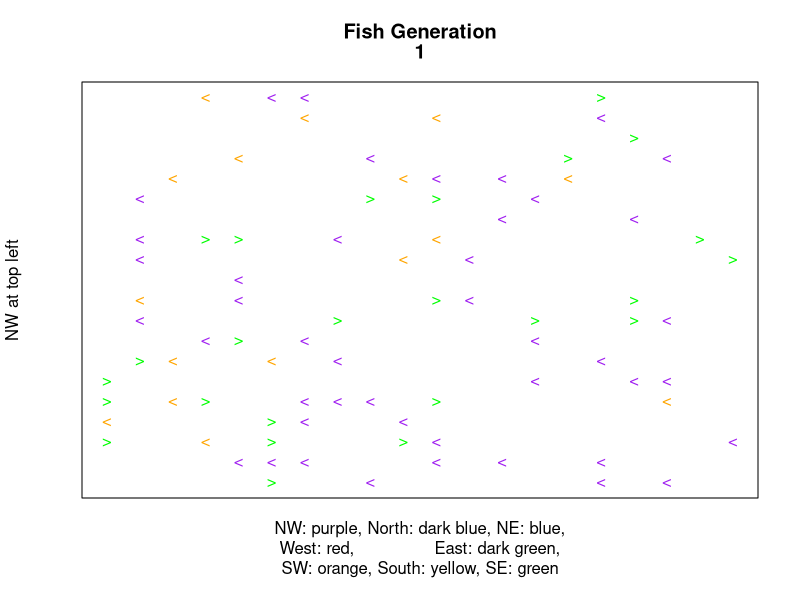
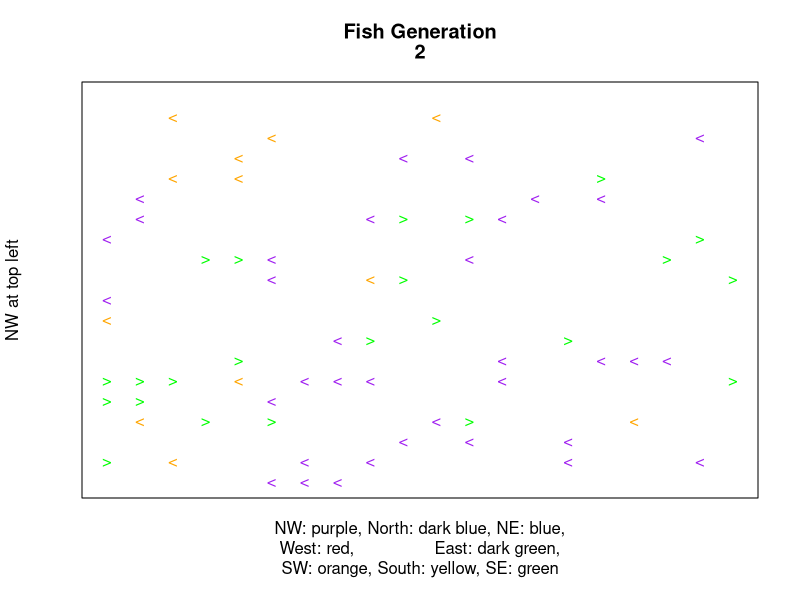
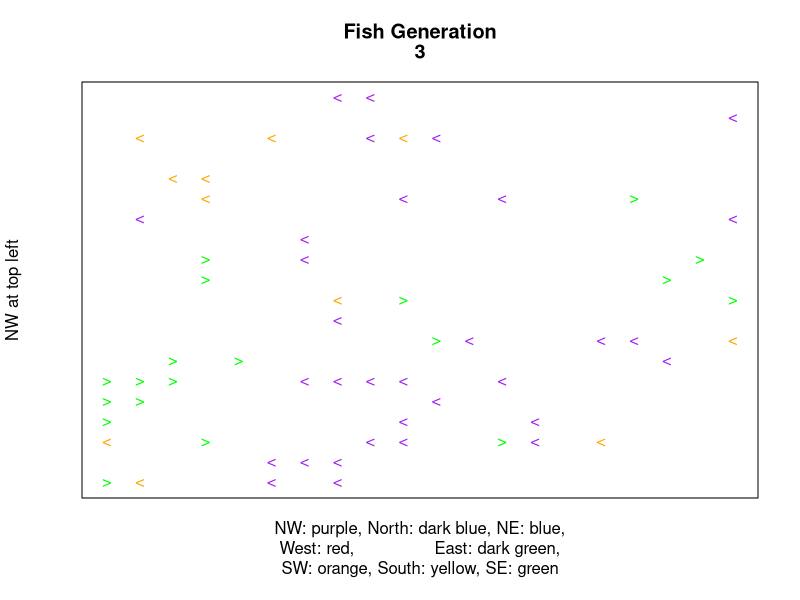
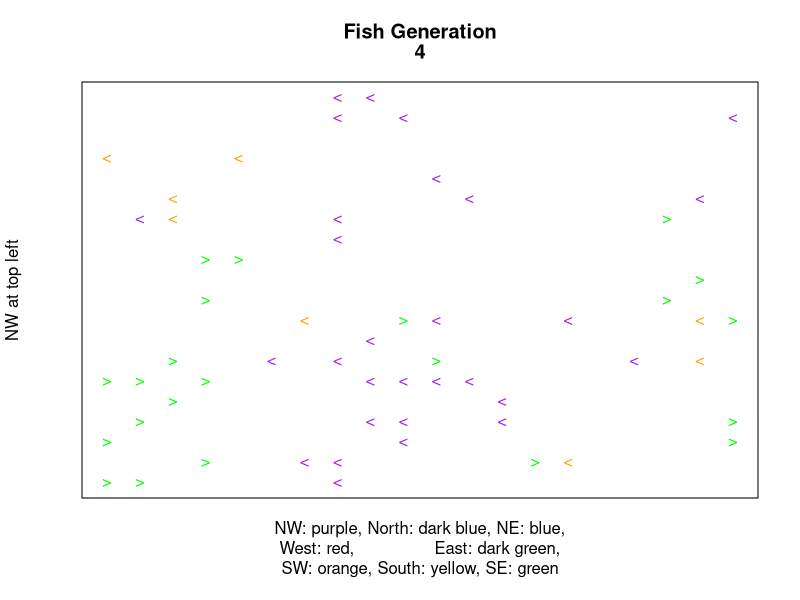
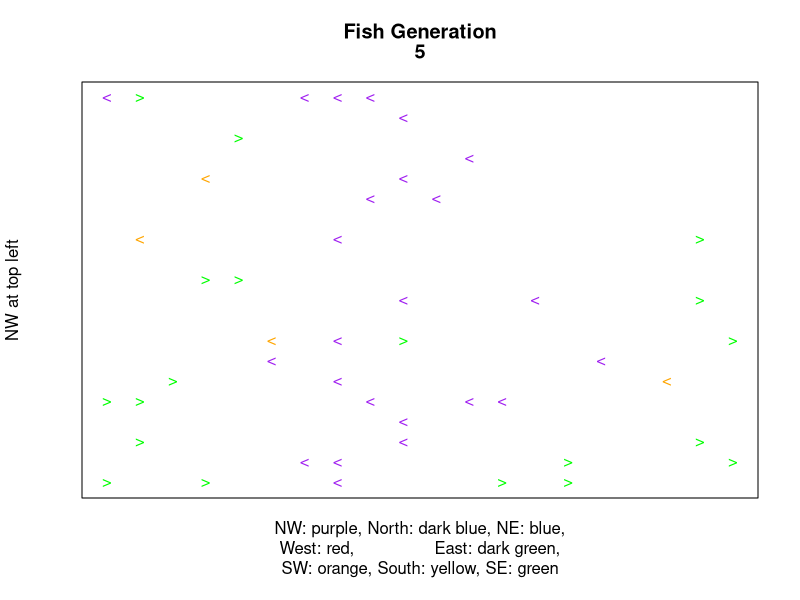
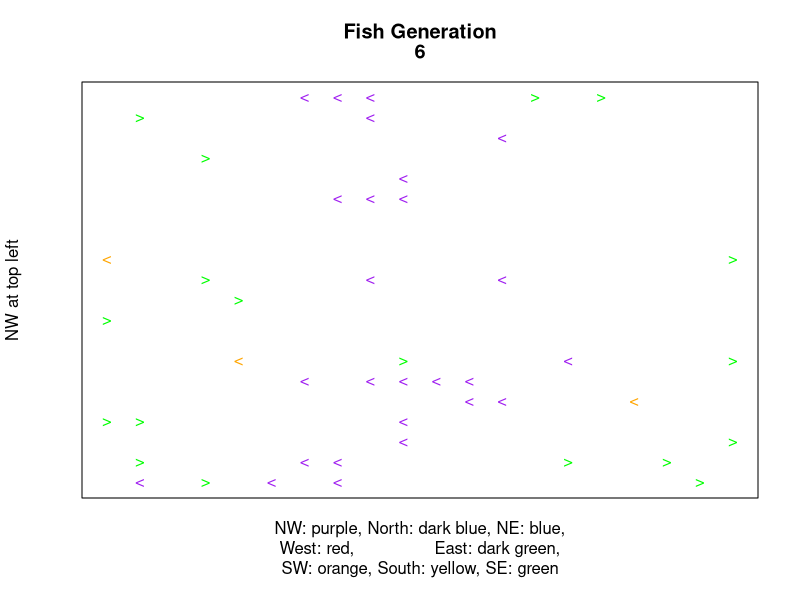
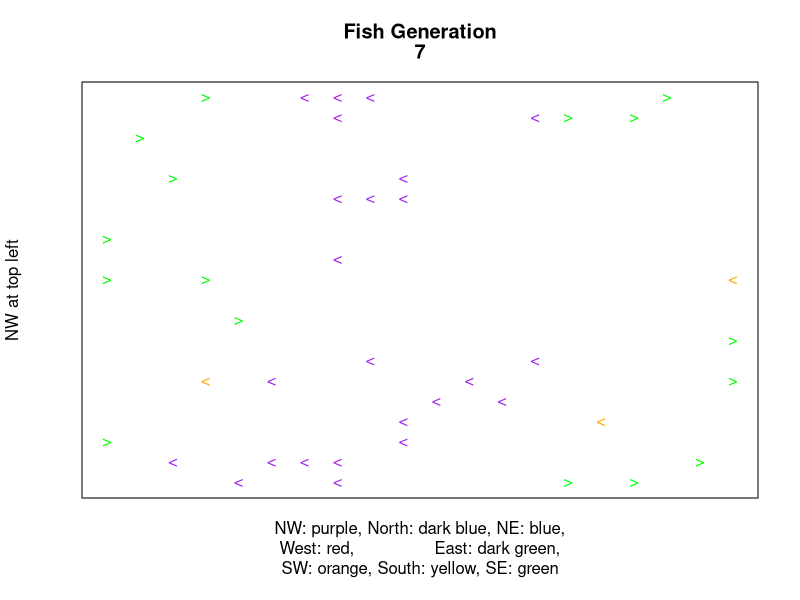
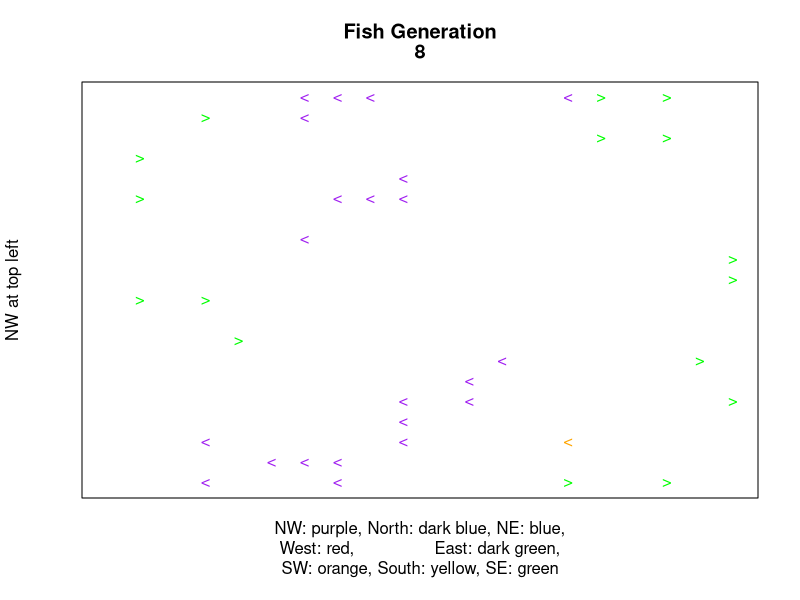

These charts were generated, in order, by the following R code:
# CA Project 
# Module 14.10 - 'Fish Schooling'
# Version 1.4

# uses signif() in get.mean.dir()
# pretty effective schooling behavior
# some issues with display of directionality,
# but display upgraded from previous versions

# does not count self when taking mean 


# ignore cohesion rule
# obey separation rule and alignment rule
# separation takes precedence

# this version's interpretation of separation rule:
# "don't move into the same space on the grid"

# wrap edges

# this version is probably gonna have the 'herky jerky' movement

# possible cell states (by 'cell' I mean 'pair of coords')
EMPTY <- c(0,0)   # unoccupied cell                    #white
#NW <- list(1,-1)     # fish with direction of Northwest   #purple
#NORTH <- list(1,0)   # fish with direction of North       #indigo
#NE <- list(1,1)      # fish with direction of Northeast   #blue
#WEST <- list(0,-1)   # fish with direction of West        #red
#EAST <- list(0,1)    # fish with direction of East        #dark green
#SW <- list(-1,-1)    # fish with direction of Southwest   #orange
#SOUTH <- list(-1,0)  # fish with direction of South       #yellow
#SE <- list(-1,1)     # fish with direction of Southeast   #green

# minimum gap between fish
#gap.size <- 1 # number of empty cells between two occupied cells


# dimensions
size <- 20
gens <- 30 # slices

probability <- 0.3 # to make sure some cells are empty (for initialization)


# FUNCTIONS

# test whether a pair of coords is (0,0)
empty <- function(coords) {
  return(sum(coords==EMPTY)==2)
}

# copy edges to ghost margins
wrap.edges <- function(slice) {
  # wrap top and bottom edges:
  for(i in 1:2) {
    loaf[[slice]][[i]] <- loaf[[slice]][[size+i]]
    loaf[[slice]][[size+i+2]] <- loaf[[slice]][[i+2]]
  }
  # wrap left and right edges:
  for(i in 1:2) {
    for(row in 3:(size+2)) {
      loaf[[slice]][[row]][[i]] <- loaf[[slice]][[row]][[size+i]]
      loaf[[slice]][[row]][[size+2+i]] <- loaf[[slice]][[row]][[i+2]]
    }
  }
  # set corners:
  for(i in 1:2) {
    for(j in 1:2) {
      # top corners
      loaf[[slice]][[i]][[j]] <- loaf[[slice]][[size+i]][[size+j]]
      loaf[[slice]][[i]][[size+j+2]] <- loaf[[slice]][[size+i]][[j+2]]
      # bottom corners
      loaf[[slice]][[size+i+2]][[j]] <- loaf[[slice]][[i+2]][[size+j]]
      loaf[[slice]][[size+i+2]][[size+j+2]] <- loaf[[slice]][[i+2]][[j+2]]
    }
  }
  return(loaf[[slice]])
}

# get mean direction of all neighbors 
# (Moore's neighborhood,  dist 1 )
get.mean.dir <- function(slice,this.r,this.c) {
  #if(empty(loaf[[slice-1]][[this.r]][[this.c]])) { return(EMPTY) }
  dist <- 1
  num.neighbors <- 0
  neighbor.directions <- EMPTY
  for(row in -dist:dist) {
    for(col in -dist:dist) {
      bro.dir <- unlist(loaf[[slice-1]][[this.r+row]][[this.c+col]])
      #if(!(row==0 && col==0) && !empty(bro.dir)){
      if(!empty(bro.dir)) {
        num.neighbors <- num.neighbors + 1
        neighbor.directions <- neighbor.directions + bro.dir
      }
    }
  }
  mean <- signif(neighbor.directions/num.neighbors,0)
  if(num.neighbors==0 || empty(mean)) {
    return( unlist(loaf[[slice-1]][[this.r]][[this.c]]))
  } else { return(mean) }
}

# should keep two fish from moving into the same empty cell
# and keep fish from moving into occupied cell.
okay.to.move <- function(slice,row,col,dest) {
  if(!empty(unlist(loaf[[slice-1]][[dest[1]]][[dest[2]]]))) { return(FALSE) }
  for(r in -1:1) {
    for(c in -1:1) {
      bro.row <- dest[1]+r
      bro.col <- dest[2]+c
      bro.dir <- unlist(loaf[[slice-1]][[bro.row]][[bro.col]])
      if((!(bro.row==row && bro.col==col) && !empty(bro.dir)) && empty(bro.dir+c(r,c))) {
        return(FALSE)
      }
    }
  }
  return(TRUE)
}

# Plot the grid for the generation specified.
print <- function(slice) {
  # not actually flipped
  FLIPPED.Y.AXIS <- 1:(size+4)#:1 # rows reversed for plotting
  # it would be much more efficient to use a matrix here,
  # but this makes the code easier to read at a glance
  nw.x <- vector() 
  nw.y <- vector()
  north.x <- vector()
  north.y <- vector()
  ne.x <- vector()
  ne.y <- vector()
  west.x <- vector()
  west.y <- vector()
  east.x <- vector()
  east.y <- vector()
  sw.x <- vector()
  sw.y <- vector()
  south.x <- vector()
  south.y <- vector()
  se.x <- vector()
  se.y <- vector()
  
  for (row in 3:(size+2)) {
    for (col in 3:(size+2)) {
      direction <- unlist(loaf[[slice]][[row]][[col]])
      if(direction[1]>=.5) {
        if(direction[2]<-.5) {
          nw.x <- c(nw.x,col)
          nw.y <- c(nw.y,FLIPPED.Y.AXIS[row])
        } else if(direction[2]<0.5 && direction[2]>-0.5) {
          north.x <- c(north.x,col)
          north.y <- c(north.y,FLIPPED.Y.AXIS[row])
        } else {
          ne.x <- c(ne.x,col)
          ne.y <- c(ne.y,FLIPPED.Y.AXIS[row])
        }
      } else if(direction[1]<0.5 && direction[1]>(-0.5)) {
        if(direction[2]<(-.5)) {
          west.x <- c(west.x,col)
          west.y <- c(west.y,FLIPPED.Y.AXIS[row])
          #} else if(direction[2]==0) {
          #  empty.x <- c(empty.x,col)
          #  empty.y <- c(empty.y,FLIPPED.Y.AXIS[row])
        } else if(direction[2]!=0.) {
          east.x <- c(east.x,col)
          east.y <- c(east.y,FLIPPED.Y.AXIS[row])
        }
      } else {
        if(direction[2]<(-.5)) {
          sw.x <- c(sw.x,col)
          sw.y <- c(sw.y,FLIPPED.Y.AXIS[row])
        } else if(direction[1]<0.5 && direction[1]>-0.5) {
          south.x <- c(south.x,col)
          south.y <- c(south.y,FLIPPED.Y.AXIS[row])
        } else {
          se.x <- c(se.x,col)
          se.y <- c(se.y,FLIPPED.Y.AXIS[row])
        }
      }
    }
  }
  
  # NW is PURPLE
  plot(x=nw.x,y=nw.y,ylim=c(3,size+2),
       xlim=c(3,size+2),pch=60,col="purple",
       main=c("Fish Generation",slice),
       yaxt="n",xaxt="n",
       xlab="NW: purple, North: dark blue, NE: blue,\nWest: red,                East: dark green,\nSW: orange, South: yellow, SE: green",
       ylab="NW at top left") 
  # North is DARK BLUE 
  points(x=north.x,y=north.y,pch=2,col="dark blue")
  # NE is BLUE
  points(x=ne.x,y=ne.y,pch=62,col="blue")
  # WEST is RED
  points(x=west.x,y=west.y,pch=171,col="red")
  # EAST is DARK GREEN
  points(x=east.x,y=east.y,pch=187,col="dark green")
  # SW is ORANGE
  points(x=sw.x,y=sw.y,pch=60,col="orange")
  # SOUTH is YELLOW
  points(x=south.x,y=south.y,pch=6,col="yellow")
  # SE is GREEN
  points(x=se.x,y=se.y,pch=62,col="green")
}


# set up empty loaf
# don't forget to initialize 'ghost' borders (2 cell margin)
loaf <- list()
for(slice in 1:gens) {
  loaf[[slice]] <- list()
  for(row in 1:(size+4)) {
    loaf[[slice]][[row]] <- list()
    for(col in 1:(size+4)) {
      loaf[[slice]][[row]][[col]] <- c(0,0)
    }
  }
}

# set up initial random configuration slice (generation 1)
for(row in 3:(size+2)) {
  for(col in 3:(size+2)) {
    if(rbinom(1,1,probability)) {
      loaf[[1]][[row]][[col]] <- floor(runif(2,-1,2))
    }
  }
}
loaf[[1]] <- wrap.edges(1)
print(1)

# FOR LOOP
for(slice in 2:gens) {
  for(row in 3:(size+2)) {
    for(col in 3:(size+2)) {
      direction <- unlist(loaf[[slice-1]][[row]][[col]])
      if(!empty(direction)) {
        new.direction <- get.mean.dir(slice,row,col)
        loaf[[slice]][[row]][[col]] <- new.direction
        destination <- c(row,col)+direction
        if(okay.to.move(slice,row,col,destination)) {
          #loaf[[slice]][[destination[1]]][[destination[2]]] <- direction
          
          for(i in 1:2) {
            if(destination[i]<3) {
              destination[i] <- destination[i]+size
            } else if(destination[i]>(size+2)) {
              destination[i] <- destination[i]-size
            }
          }
          loaf[[slice]][[destination[1]]][[destination[2]]] <- direction
          loaf[[slice]][[row]][[col]] <- EMPTY
        }
      } #else { loaf[[slice]][[row]][[col]] <- EMPTY }
    }
  }
  loaf[[slice]] <- wrap.edges(slice)
  print(slice)
}
